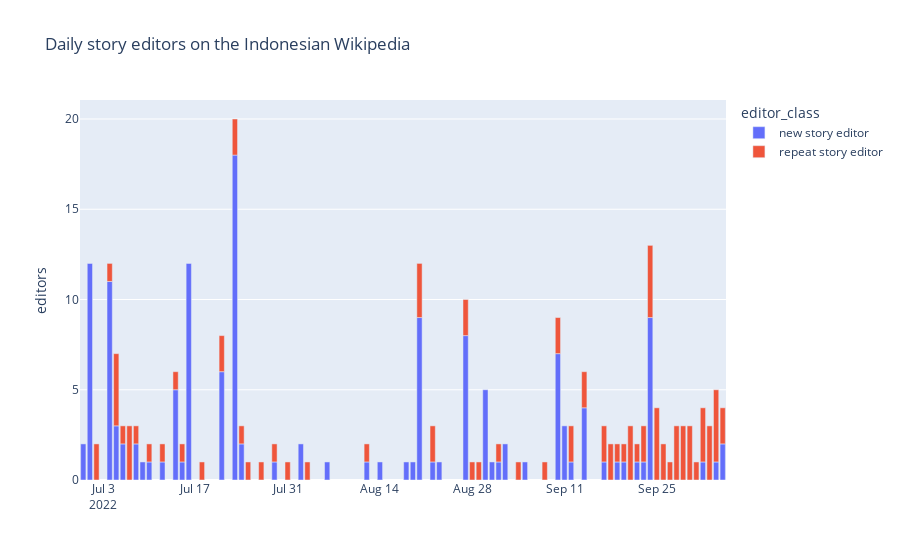

Notebook cell for this chart:
### Code cell
fig = px.bar(
    daily_editors,
    x="dt",
    y="editors",
    color="editor_class",
    title="Daily story editors on the Indonesian Wikipedia",
    labels={
        "dt": "",
    },
    height=450
)

fig.show()

### Figure 1 — Plotly figure (JSON) as saved in the notebook; plotly's stock layout.template omitted (floating-point values rounded to 4 significant figures)
{"data": [{"alignmentgroup": "True", "hovertemplate": "editor_class=new story editor<br>=%{x}<br>editors=%{y}<extra></extra>", "legendgroup": "new story editor", "marker": {"color": "#636efa", "pattern": {"shape": ""}}, "name": "new story editor", "offsetgroup": "new story editor", "orientation": "v", "showlegend": true, "textposition": "auto", "type": "bar", "x": ["2022-06-30T00:00:00", "2022-07-01T00:00:00", "2022-07-04T00:00:00", "2022-07-05T00:00:00", "2022-07-06T00:00:00", "2022-07-08T00:00:00", "2022-07-09T00:00:00", "2022-07-10T00:00:00", "2022-07-12T00:00:00", "2022-07-14T00:00:00", "2022-07-15T00:00:00", "2022-07-16T00:00:00", "2022-07-21T00:00:00", "2022-07-23T00:00:00", "2022-07-24T00:00:00", "2022-07-29T00:00:00", "2022-08-02T00:00:00", "2022-08-06T00:00:00", "2022-08-12T00:00:00", "2022-08-14T00:00:00", "2022-08-18T00:00:00", "2022-08-19T00:00:00", "2022-08-20T00:00:00", "2022-08-22T00:00:00", "2022-08-23T00:00:00", "2022-08-27T00:00:00", "2022-08-30T00:00:00", "2022-08-31T00:00:00", "2022-09-01T00:00:00", "2022-09-02T00:00:00", "2022-09-05T00:00:00", "2022-09-10T00:00:00", "2022-09-11T00:00:00", "2022-09-12T00:00:00", "2022-09-14T00:00:00", "2022-09-17T00:00:00", "2022-09-19T00:00:00", "2022-09-20T00:00:00", "2022-09-22T00:00:00", "2022-09-23T00:00:00", "2022-09-24T00:00:00", "2022-10-02T00:00:00", "2022-10-04T00:00:00", "2022-10-05T00:00:00"], "xaxis": "x", "y": [2, 12, 11, 3, 2, 2, 1, 1, 1, 5, 1, 12, 6, 18, 2, 1, 2, 1, 1, 1, 1, 1, 9, 1, 1, 8, 5, 1, 1, 2, 1, 7, 3, 1, 4, 1, 1, 1, 1, 1, 9, 1, 1, 2], "yaxis": "y"}, {"alignmentgroup": "True", "hovertemplate": "editor_class=repeat story editor<br>=%{x}<br>editors=%{y}<extra></extra>", "legendgroup": "repeat story editor", "marker": {"color": "#EF553B", "pattern": {"shape": ""}}, "name": "repeat story editor", "offsetgroup": "repeat story editor", "orientation": "v", "showlegend": true, "textposition": "auto", "type": "bar", "x": ["2022-07-02T00:00:00", "2022-07-04T00:00:00", "2022-07-05T00:00:00", "2022-07-06T00:00:00", "2022-07-07T00:00:00", "2022-07-08T00:00:00", "2022-07-10T00:00:00", "2022-07-12T00:00:00", "2022-07-14T00:00:00", "2022-07-15T00:00:00", "2022-07-18T00:00:00", "2022-07-21T00:00:00", "2022-07-23T00:00:00", "2022-07-24T00:00:00", "2022-07-25T00:00:00", "2022-07-27T00:00:00", "2022-07-29T00:00:00", "2022-07-31T00:00:00", "2022-08-03T00:00:00", "2022-08-12T00:00:00", "2022-08-20T00:00:00", "2022-08-22T00:00:00", "2022-08-27T00:00:00", "2022-08-28T00:00:00", "2022-08-29T00:00:00", "2022-09-01T00:00:00", "2022-09-04T00:00:00", "2022-09-08T00:00:00", "2022-09-10T00:00:00", "2022-09-12T00:00:00", "2022-09-14T00:00:00", "2022-09-17T00:00:00", "2022-09-18T00:00:00", "2022-09-19T00:00:00", "2022-09-20T00:00:00", "2022-09-21T00:00:00", "2022-09-22T00:00:00", "2022-09-23T00:00:00", "2022-09-24T00:00:00", "2022-09-25T00:00:00", "2022-09-26T00:00:00", "2022-09-27T00:00:00", "2022-09-28T00:00:00", "2022-09-29T00:00:00", "2022-09-30T00:00:00", "2022-10-01T00:00:00", "2022-10-02T00:00:00", "2022-10-03T00:00:00", "2022-10-04T00:00:00", "2022-10-05T00:00:00"], "xaxis": "x", "y": [2, 1, 4, 1, 3, 1, 1, 1, 1, 1, 1, 2, 2, 1, 1, 1, 1, 1, 1, 1, 3, 2, 2, 1, 1, 1, 1, 1, 2, 2, 2, 2, 2, 1, 1, 3, 1, 2, 4, 4, 2, 1, 3, 3, 3, 1, 3, 3, 4, 2], "yaxis": "y"}], "layout": {"autosize": true, "barmode": "relative", "legend": {"title": {"text": "editor_class"}, "tracegroupgap": 0}, "title": {"text": "Daily story editors on the Indonesian Wikipedia"}, "xaxis": {"anchor": "y", "autorange": true, "domain": [0, 1], "range": ["2022-06-29 12:00", "2022-10-05 12:00"], "title": {"text": ""}, "type": "date"}, "yaxis": {"anchor": "x", "autorange": true, "domain": [0, 1], "range": [0, 21.05], "title": {"text": "editors"}, "type": "linear"}}}
